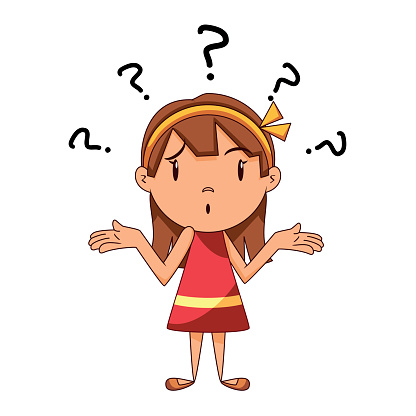
#> input picture jane.jpg, 416 x 416 px
$ python e06.py
#> lines starting #> are read from the running program, lines starting #| are printed output that depends on the picture
import numpy as np
import cv2 as cv

img = cv.imread('../jane.jpg')
#> img is the input picture: shape (416, 416, 3); mean B, G, R 223.2, 228.9, 243
cv.imshow('Jane', img)

# Faktor pengubah
faktor = np.ones(img.shape, dtype=np.uint8) * 150
cerah = cv.add(img, faktor)
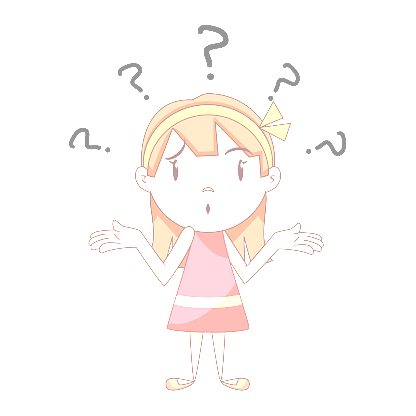
#> cerah: shape (416, 416, 3); mean B, G, R 248.4, 250.1, 253.4
redup = cv.subtract(img, faktor)
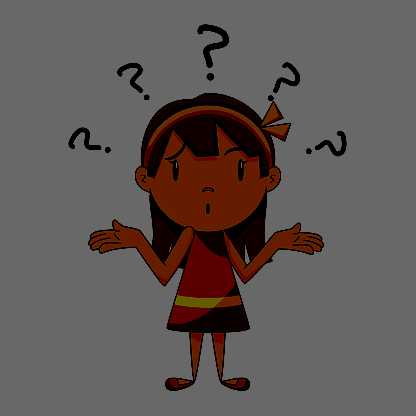
#> redup: shape (416, 416, 3); mean B, G, R 85.7, 88.2, 96.3

cv.imshow('Cerah', cerah)
cv.imshow('Redup', redup)

cv.waitKey()
cv.destroyAllWindows()
